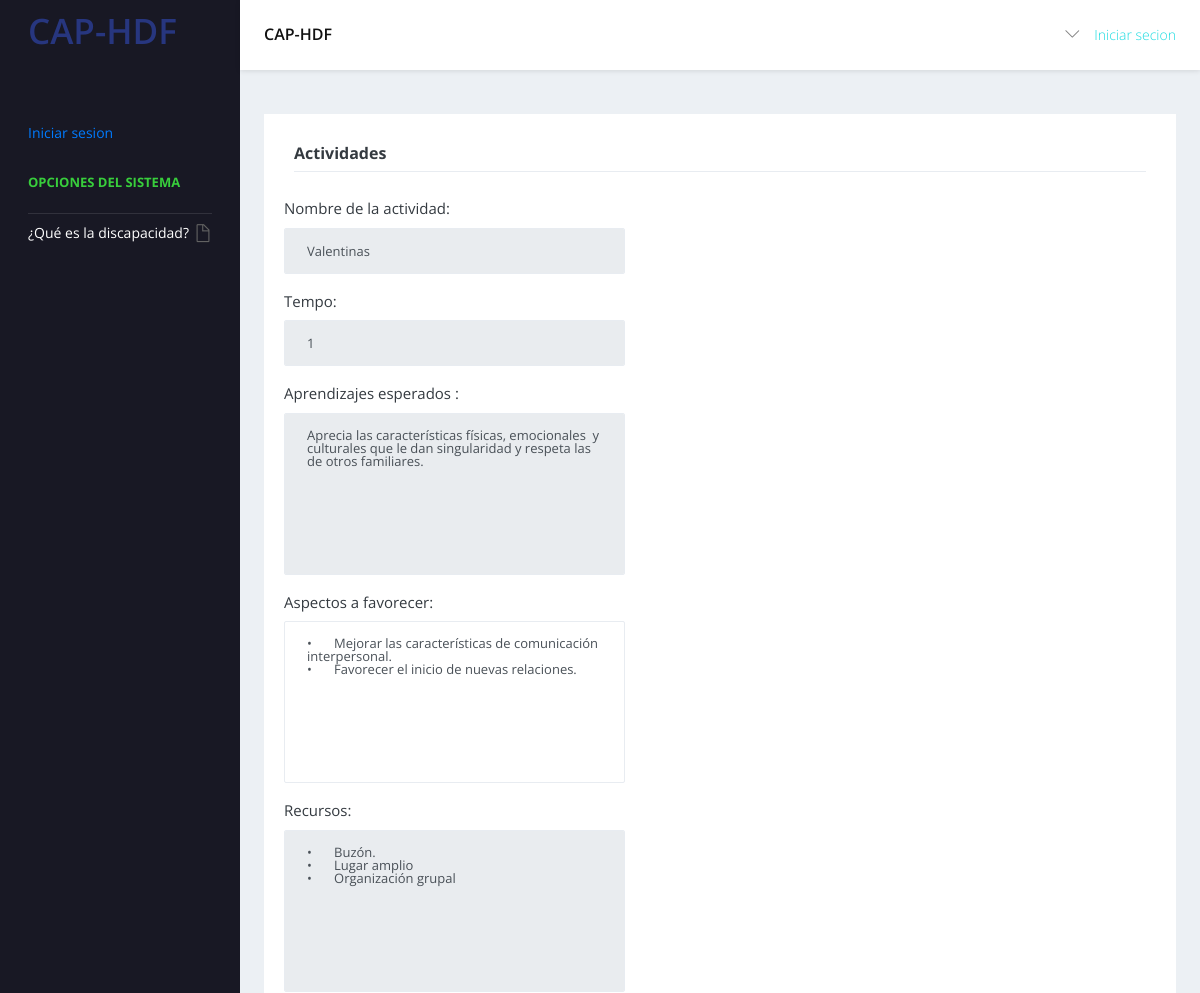
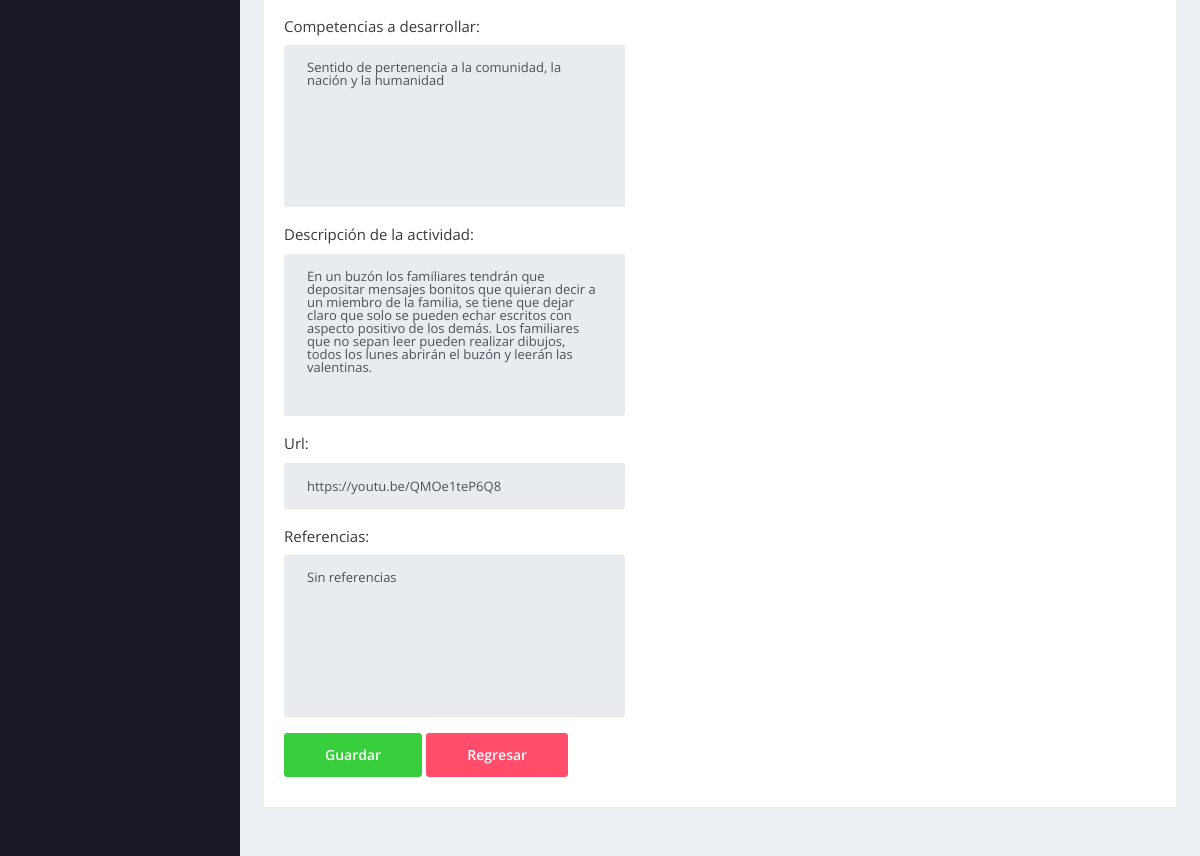
/actividades/editar_actividad/1, run on the app's committed database (2 pictures, top to bottom).
### actividades/models.py (models this page shows, shortened)
class Actividad(models.Model):
    nombreActividad = models.CharField("Nombre de la actividad", max_length=200)
    tempo= models.IntegerField(default=0)
    aprendizajes_esperados  = models.TextField("Aprendizajes esperados ")
    aspectos_a_favorecer= models.TextField("Aspectos a favorecer")
    Recursos= models.TextField("Recursos")
    competencias_desarrollar=models.TextField("Competencias a desarrollar",null=True,blank=True)
    descripción_actividad=models.TextField("Descripción de la actividad")
    url = models.URLField(max_length = 500,null=True,blank=True)
    referencias=models.TextField("Referencias")

### actividades/views.py (the view)
# urls.py: path('editar_actividad/<str:pk>', views.EditarActividadView.as_view(), name='editar_actividad'),
class EditarActividadView(UpdateView):
    model = Actividad
    form_class = FormActividadEditar
    extra_context = {'accion': 'Editar'}
    success_url = reverse_lazy('actividad_Lista')
    success_message = "Datos guardados de manera exitosa"

### actividades/forms.py
class FormActividadEditar(FormActividad):
    class Meta:
        exclude = []
        model = Actividad
        widgets = {
            'nombreActividad' : forms.TextInput(attrs={'class':'form-control'}),
            'tempo': forms.NumberInput(attrs={'class':'form-control'}),
            'aprendizajes_esperados':forms.Textarea(attrs={'class':'form-control'}),
            'aspectos_a_favorecer':forms.Textarea(attrs={'class':'form-control'}),
            'Recursos':forms.Textarea(attrs={'class':'form-control'}),
            'competencias_desarrollar':forms.Textarea(attrs={'class':'form-control'}),
            'descripción_actividad':forms.Textarea(attrs={'class':'form-control'}),
            'url' : forms.TextInput(attrs={'class':'form-control'}),
            'referencias': forms.Textarea(attrs={'class':'form-control'}),
        }

### actividades/templates/actividades/actividad_form.html (shortened to what this page needs)
{% extends 'base.html' %}
{% load static %}
{% block encabezado %}
    Actividades
{% endblock encabezado %}
{% block contenido %}
    <form method="post">
        {{form.as_p}}
        <input class="btn btn-success" type="submit" value="Guardar">
        <a class="btn btn-danger" href="{% url 'actividad_Lista' %}">Regresar</a>
    </form>
{% endblock contenido %}

### data on the page
Actividad: nombreActividad "Valentinas", tempo "1", aprendizajes_esperados "Aprecia las características físicas, emocionales y culturales que le dan singularidad y respeta las de otros familiares.", aspectos_a_favorecer "• Mejorar las características de comunicación interpersonal. • Favorecer el inicio de nuevas relaciones.", Recursos "• Buzón. • Lugar amplio • Organización grupal", competencias_desarrollar "Sentido de pertenencia a la comunidad, la nación y la humanidad", descripción_actividad "En un buzón los familiares tendrán que depositar mensajes bonitos que quieran decir a un miembro de la familia, se tiene que dejar claro que solo se pueden echar escritos con aspecto positivo de los demás. Los familiares que no sepan leer pueden realizar dibujos, todos los lunes abrirán el buzón y leerán las valentinas.", url "https://youtu.be/QMOe1teP6Q8", referencias "Sin referencias"
